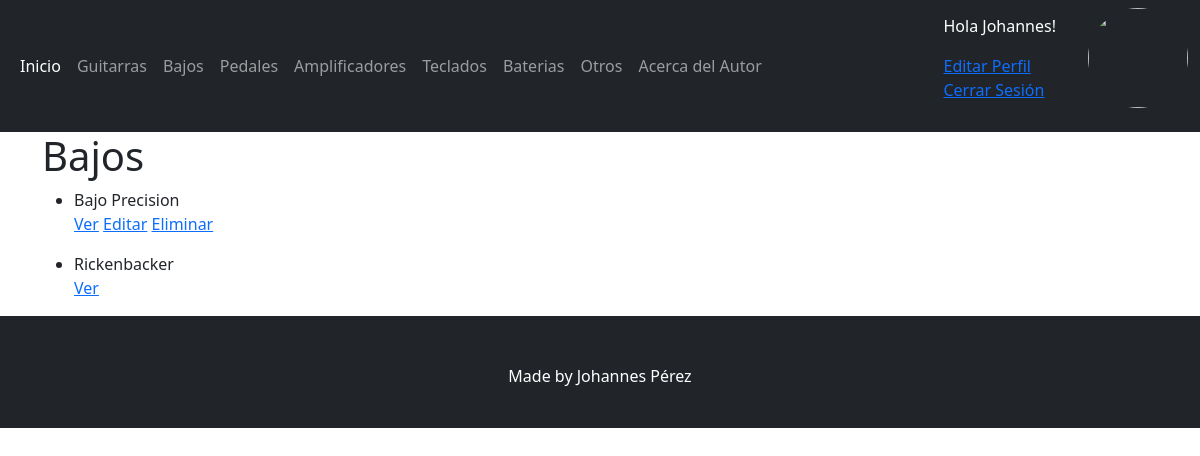
Page /listaBajos/ (signed in) on the committed database.
### Base/models.py (models this page shows, shortened)
class Instrumento(models.Model):
    instrumentoSeleccion = (
    ('guitarra','Guitarra'),
    ('bajo', 'Bajo'),
    ('pedal','Pedal'),
    ('bateria','Bateria'),
    ('teclado','Teclado'),
    ('amplificador','Amplificador'),
    ('otro', 'Otro'),
    )
    usuario = models.ForeignKey(User, on_delete=models.CASCADE, null=True, blank=True)
    titulo = models.CharField(max_length=200)
    instrumento = models.CharField(max_length=15, choices=instrumentoSeleccion, default='guitarra')
    marca = models.CharField(max_length=40)
    modelo = models.CharField(max_length=40)
    descripcion = models.TextField(null=True, blank=True)
    year = models.IntegerField()
    precio = models.DecimalField(max_digits=10, decimal_places=2)
    fechaPublicacion = models.DateTimeField(auto_now_add=True)
    telefonoContacto = models.IntegerField()
    emailContacto = models.EmailField()
    imagenInstrumento = models.ImageField(null=True, blank=True, upload_to="imagenes/")

### Base/views.py (the view)
# urls.py: path('listaBajos/', BajoLista.as_view(), name='bajos'),
class BajoLista(LoginRequiredMixin, ListView):
    context_object_name = 'bajos'
    queryset = Instrumento.objects.filter(instrumento__startswith='bajo')
    template_name = 'Base/listaBajos.html'

### Base/templates/Base/listaBajos.html
{% extends 'Base/home.html' %}
{% block content %}
<div class="container">
<h1>Bajos</h1>
</div>
<div class="container">
{% for bajo in bajos %}
<ul>
    <li>{{bajo.titulo}}</li>
    <a href="{% url 'bajo' bajo.id %}">Ver</a>
    {% if user.id == bajo.usuario.id %}
    <a href="{% url 'bajo_editar' bajo.id %}">Editar</a>
    <a href="{% url 'bajo_eliminar' bajo.id %}">Eliminar</a>
    {% endif %}
</ul>
{% endfor %}
</div>
{% endblock %}

### Base/templates/Base/home.html (shortened to what this page needs)
<!DOCTYPE html>
<html lang="en">
<head>
    <link href="https://cdn.jsdelivr.net/npm/bootstrap@5.1.3/dist/css/bootstrap.min.css" rel="stylesheet">
    <link rel="stylesheet" href="https://cdnjs.cloudflare.com/ajax/libs/font-awesome/6.1.1/css/all.min.css">
</head>
<body>
    <nav class="navbar navbar-expand-lg navbar-dark bg-dark">
        <div class="container-fluid">
          <div class="collapse navbar-collapse" id="navbarSupportedContent">
            <ul class="navbar-nav me-auto mb-2 mb-lg-0">
              <li class="nav-item">
                <a class="nav-link active" aria-current="page" href="{% url 'home' %}">Inicio</a>
              </li>
              <li class="nav-item">
                <a class="nav-link" href="{% url 'guitarras' %}">Guitarras</a>
              </li>
              <li class="nav-item">
                <a class="nav-link" href="{% url 'bajos' %}">Bajos</a>
              </li>
              <li class="nav-item">
                <a class="nav-link" href="{% url 'pedales' %}">Pedales</a>
              </li>
              <li class="nav-item">
                <a class="nav-link" href="{% url 'amplificadores' %}">Amplificadores</a>
              </li>
              <li class="nav-item">
                <a class="nav-link" href="{% url 'teclados' %}">Teclados</a>
              </li>
              <li class="nav-item">
                <a class="nav-link" href="{% url 'baterias' %}">Baterias</a>
              </li>
              <li class="nav-item">
                <a class="nav-link" href="{% url 'otros' %}">Otros</a>
              </li>
              <li class="nav-item">
                <a class="nav-link" href="{% url 'acerca_de_mi' %}">Acerca del Autor</a>
              </li>
            </ul>
            {% if request.user.is_authenticated %}
            <ul>
              <li>
                <p style="color: white"> Hola {{request.user.first_name}}!</p>
              </li>
              <li>
                <a href="{% url 'editar_perfil' %}">Editar Perfil</a>
              </li>
              <li>
                <a href="{% url 'logout' %}">Cerrar Sesión</a>
              </li>
            </ul>
            <ul>
              <li>
                <img class="rounded-circle" src="{{request.user.avatar.imagenAvatar.url}}" width=100 height=100 alt="">
              </li>
            </ul>
            {% endif %}
          </div>
        </div>
      </nav>
      {% block content %}{% endblock %}
      <footer class="bg-dark text-white pt-5 pb-4">
            <div class="container text-center">
                <p>Made by Johannes Pérez</p>
            </div>
      </footer>
</body>
</html>

### rows in the picture
Instrumento: titulo "Bajo Precision", shows "Editar"
Instrumento: titulo "Rickenbacker"

### other values in the picture
{{ request.user.first_name }} "Johannes"
